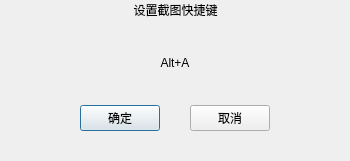
<?xml version="1.0" encoding="UTF-8"?>
<ui version="4.0">
 <class>TNShortCutSettingDialog</class>
 <widget class="QDialog" name="TNShortCutSettingDialog">
  <property name="geometry">
   <rect>
    <x>0</x>
    <y>0</y>
    <width>350</width>
    <height>161</height>
   </rect>
  </property>
  <property name="minimumSize">
   <size>
    <width>350</width>
    <height>160</height>
   </size>
  </property>
  <property name="maximumSize">
   <size>
    <width>350</width>
    <height>161</height>
   </size>
  </property>
  <property name="windowTitle">
   <string>Dialog</string>
  </property>
  <layout class="QVBoxLayout" name="verticalLayout_2">
   <property name="leftMargin">
    <number>0</number>
   </property>
   <property name="topMargin">
    <number>0</number>
   </property>
   <property name="rightMargin">
    <number>0</number>
   </property>
   <property name="bottomMargin">
    <number>30</number>
   </property>
   <item>
    <widget class="QWidget" name="exitConfirmTitleWidget" native="true">
     <property name="minimumSize">
      <size>
       <width>100</width>
       <height>20</height>
      </size>
     </property>
     <layout class="QHBoxLayout" name="horizontalLayout_3">
      <property name="spacing">
       <number>0</number>
      </property>
      <property name="leftMargin">
       <number>1</number>
      </property>
      <property name="topMargin">
       <number>0</number>
      </property>
      <property name="rightMargin">
       <number>0</number>
      </property>
      <property name="bottomMargin">
       <number>0</number>
      </property>
      <item>
       <layout class="QHBoxLayout" name="horizontalLayout_2" stretch="1">
        <property name="spacing">
         <number>0</number>
        </property>
        <item>
         <widget class="QLabel" name="confirmTitleLabel">
          <property name="text">
           <string>设置截图快捷键</string>
          </property>
          <property name="alignment">
           <set>Qt::AlignCenter</set>
          </property>
          <property name="indent">
           <number>0</number>
          </property>
         </widget>
        </item>
       </layout>
      </item>
     </layout>
    </widget>
   </item>
   <item>
    <layout class="QVBoxLayout" name="verticalLayout">
     <item>
      <spacer name="verticalSpacer">
       <property name="orientation">
        <enum>Qt::Vertical</enum>
       </property>
       <property name="sizeType">
        <enum>QSizePolicy::Fixed</enum>
       </property>
       <property name="sizeHint" stdset="0">
        <size>
         <width>20</width>
         <height>35</height>
        </size>
       </property>
      </spacer>
     </item>
     <item>
      <widget class="QLabel" name="tipsLabel">
       <property name="text">
        <string>Alt+A</string>
       </property>
       <property name="alignment">
        <set>Qt::AlignCenter</set>
       </property>
       <property name="indent">
        <number>40</number>
       </property>
      </widget>
     </item>
     <item>
      <spacer name="verticalSpacer_2">
       <property name="orientation">
        <enum>Qt::Vertical</enum>
       </property>
       <property name="sizeType">
        <enum>QSizePolicy::Fixed</enum>
       </property>
       <property name="sizeHint" stdset="0">
        <size>
         <width>20</width>
         <height>35</height>
        </size>
       </property>
      </spacer>
     </item>
    </layout>
   </item>
   <item>
    <layout class="QHBoxLayout" name="horizontalLayout">
     <property name="spacing">
      <number>30</number>
     </property>
     <property name="rightMargin">
      <number>0</number>
     </property>
     <item>
      <spacer name="horizontalSpacer">
       <property name="orientation">
        <enum>Qt::Horizontal</enum>
       </property>
       <property name="sizeHint" stdset="0">
        <size>
         <width>40</width>
         <height>20</height>
        </size>
       </property>
      </spacer>
     </item>
     <item>
      <widget class="QPushButton" name="okButton">
       <property name="cursor">
        <cursorShape>PointingHandCursor</cursorShape>
       </property>
       <property name="text">
        <string>确定</string>
       </property>
      </widget>
     </item>
     <item>
      <widget class="QPushButton" name="cancelButton">
       <property name="cursor">
        <cursorShape>PointingHandCursor</cursorShape>
       </property>
       <property name="text">
        <string>取消</string>
       </property>
      </widget>
     </item>
     <item>
      <spacer name="horizontalSpacer_3">
       <property name="orientation">
        <enum>Qt::Horizontal</enum>
       </property>
       <property name="sizeHint" stdset="0">
        <size>
         <width>40</width>
         <height>20</height>
        </size>
       </property>
      </spacer>
     </item>
    </layout>
   </item>
  </layout>
 </widget>
 <resources/>
 <connections/>
</ui>
